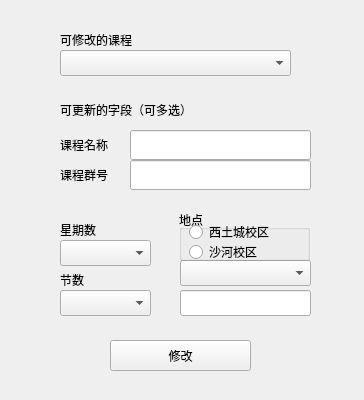
<?xml version="1.0" encoding="UTF-8"?>
<ui version="4.0">
 <class>Widget_LessonChange</class>
 <widget class="QWidget" name="Widget_LessonChange">
  <property name="geometry">
   <rect>
    <x>0</x>
    <y>0</y>
    <width>364</width>
    <height>400</height>
   </rect>
  </property>
  <property name="windowTitle">
   <string>Form</string>
  </property>
  <widget class="QComboBox" name="comboBox_Lesson">
   <property name="geometry">
    <rect>
     <x>60</x>
     <y>50</y>
     <width>231</width>
     <height>26</height>
    </rect>
   </property>
  </widget>
  <widget class="QPushButton" name="pushButton">
   <property name="geometry">
    <rect>
     <x>110</x>
     <y>340</y>
     <width>141</width>
     <height>31</height>
    </rect>
   </property>
   <property name="text">
    <string>修改</string>
   </property>
  </widget>
  <widget class="QLineEdit" name="line_Name">
   <property name="geometry">
    <rect>
     <x>130</x>
     <y>130</y>
     <width>181</width>
     <height>30</height>
    </rect>
   </property>
  </widget>
  <widget class="QLabel" name="label">
   <property name="geometry">
    <rect>
     <x>60</x>
     <y>30</y>
     <width>101</width>
     <height>20</height>
    </rect>
   </property>
   <property name="text">
    <string>可修改的课程</string>
   </property>
  </widget>
  <widget class="QLabel" name="label_2">
   <property name="geometry">
    <rect>
     <x>60</x>
     <y>100</y>
     <width>161</width>
     <height>20</height>
    </rect>
   </property>
   <property name="text">
    <string>可更新的字段（可多选）</string>
   </property>
  </widget>
  <widget class="QLabel" name="label_3">
   <property name="geometry">
    <rect>
     <x>60</x>
     <y>130</y>
     <width>69</width>
     <height>30</height>
    </rect>
   </property>
   <property name="text">
    <string>课程名称</string>
   </property>
  </widget>
  <widget class="QLabel" name="label_5">
   <property name="geometry">
    <rect>
     <x>60</x>
     <y>220</y>
     <width>69</width>
     <height>20</height>
    </rect>
   </property>
   <property name="text">
    <string>星期数</string>
   </property>
  </widget>
  <widget class="QLabel" name="label_6">
   <property name="geometry">
    <rect>
     <x>60</x>
     <y>270</y>
     <width>69</width>
     <height>20</height>
    </rect>
   </property>
   <property name="text">
    <string>节数</string>
   </property>
  </widget>
  <widget class="QComboBox" name="comboBox_week">
   <property name="geometry">
    <rect>
     <x>60</x>
     <y>240</y>
     <width>91</width>
     <height>26</height>
    </rect>
   </property>
  </widget>
  <widget class="QComboBox" name="comboBox_location">
   <property name="geometry">
    <rect>
     <x>180</x>
     <y>260</y>
     <width>131</width>
     <height>26</height>
    </rect>
   </property>
  </widget>
  <widget class="QComboBox" name="comboBox_index">
   <property name="geometry">
    <rect>
     <x>60</x>
     <y>290</y>
     <width>91</width>
     <height>26</height>
    </rect>
   </property>
  </widget>
  <widget class="QGroupBox" name="groupBox">
   <property name="geometry">
    <rect>
     <x>179</x>
     <y>210</y>
     <width>131</width>
     <height>51</height>
    </rect>
   </property>
   <property name="title">
    <string>地点</string>
   </property>
   <widget class="QRadioButton" name="radio_xitucheng">
    <property name="geometry">
     <rect>
      <x>10</x>
      <y>10</y>
      <width>118</width>
      <height>24</height>
     </rect>
    </property>
    <property name="text">
     <string>西土城校区</string>
    </property>
   </widget>
   <widget class="QRadioButton" name="radio_shahe">
    <property name="geometry">
     <rect>
      <x>10</x>
      <y>30</y>
      <width>118</width>
      <height>24</height>
     </rect>
    </property>
    <property name="text">
     <string>沙河校区</string>
    </property>
   </widget>
  </widget>
  <widget class="QLabel" name="label_4">
   <property name="geometry">
    <rect>
     <x>60</x>
     <y>160</y>
     <width>69</width>
     <height>30</height>
    </rect>
   </property>
   <property name="text">
    <string>课程群号</string>
   </property>
  </widget>
  <widget class="QLineEdit" name="line_qun">
   <property name="geometry">
    <rect>
     <x>130</x>
     <y>160</y>
     <width>181</width>
     <height>30</height>
    </rect>
   </property>
  </widget>
  <widget class="QLineEdit" name="lineEdit_extra">
   <property name="geometry">
    <rect>
     <x>180</x>
     <y>290</y>
     <width>131</width>
     <height>26</height>
    </rect>
   </property>
  </widget>
 </widget>
 <resources/>
 <connections/>
</ui>
